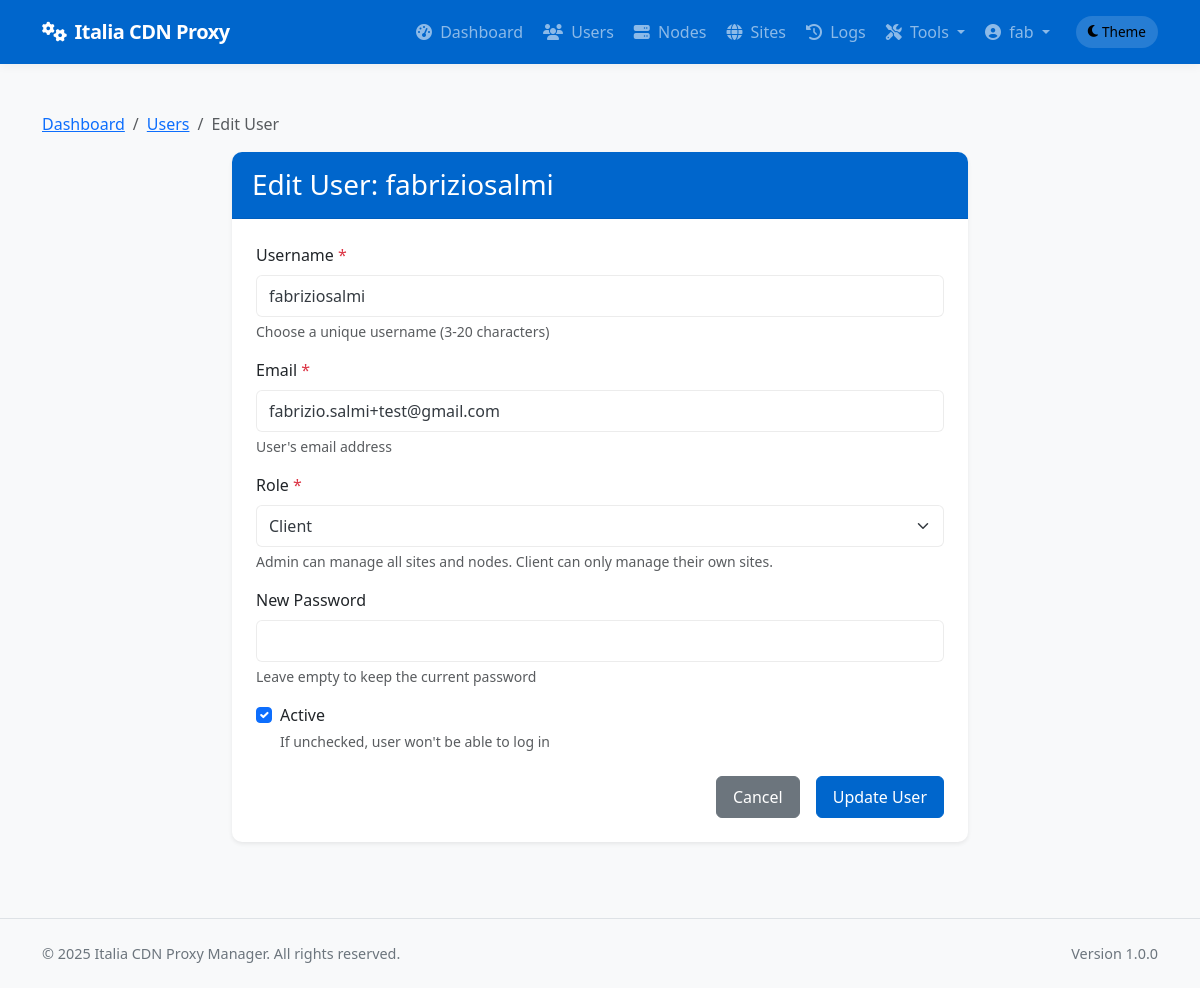
Page /admin/users/2/edit (signed in) on the committed database.
### app/models/models.py (models this page shows, shortened)
class User(db.Model):
    __tablename__ = 'users'
    id = db.Column(db.Integer, primary_key=True)
    username = db.Column(db.String(64), unique=True, index=True, nullable=False)
    email = db.Column(db.String(120), unique=True, index=True, nullable=False)
    password_hash = db.Column(db.String(128), nullable=False)
    role = db.Column(db.String(20), nullable=False, default='client')  # 'admin' or 'client'
    is_active = db.Column(db.Boolean, default=True)
    created_at = db.Column(db.DateTime, default=datetime.utcnow)
    last_login = db.Column(db.DateTime, nullable=True)
    sites = db.relationship('Site', backref='owner', lazy='dynamic')
    def is_admin(self):
        return self.role == 'admin'

### app/controllers/admin.py (the view, shortened to what this page needs)
@admin.route('/users/<int:user_id>/edit', methods=['GET', 'POST'])
@login_required
@admin_required
def edit_user(user_id):
    user = User.query.get_or_404(user_id)
    if request.method == 'GET':
        return render_template('admin/users/edit.html', user=user)

### app/models/__init__.py (called while the page is built)
@login_manager.user_loader
def load_user(user_id):
    return User.query.get(int(user_id))

### app/services/access_control.py (called while the page is built)
def admin_required(f):
    @wraps(f)
    def decorated_function(*args, **kwargs):
        if not current_user.is_admin():
            flash('You need admin privileges to access this page.', 'error')
            return abort(403)
        return f(*args, **kwargs)
    return decorated_function

### app/templates/admin/users/edit.html (shortened to what this page needs)
{% extends 'base.html' %}
{% block content %}
<div class="container py-4">
    <nav aria-label="breadcrumb">
        <ol class="breadcrumb">
            <li class="breadcrumb-item"><a href="{{ url_for('admin.dashboard') }}">Dashboard</a></li>
            <li class="breadcrumb-item"><a href="{{ url_for('admin.list_users') }}">Users</a></li>
            <li class="breadcrumb-item active" aria-current="page">Edit User</li>
        </ol>
    </nav>
    <div class="row justify-content-center">
        <div class="col-lg-8">
            <div class="card shadow-sm">
                <div class="card-header bg-primary text-white">
                    <h3 class="card-title mb-0">Edit User: {{ user.username }}</h3>
                </div>
                <div class="card-body">
                    <form method="POST" action="{{ url_for('admin.edit_user', user_id=user.id) }}">
                        <div class="mb-3">
                            <label for="username" class="form-label">Username <span class="text-danger">*</span></label>
                            <input type="text" class="form-control" id="username" name="username" value="{{ user.username }}" required>
                            <div class="form-text">Choose a unique username (3-20 characters)</div>
                        </div>
                        <div class="mb-3">
                            <label for="email" class="form-label">Email <span class="text-danger">*</span></label>
                            <input type="email" class="form-control" id="email" name="email" value="{{ user.email }}" required>
                            <div class="form-text">User's email address</div>
                        </div>
                        <div class="mb-3">
                            <label for="role" class="form-label">Role <span class="text-danger">*</span></label>
                            <select class="form-select" id="role" name="role" required>
                                <option value="client" {% if user.role == 'client' %}selected{% endif %}>Client</option>
                            </select>
                            <div class="form-text">Admin can manage all sites and nodes. Client can only manage their own sites.</div>
                        </div>
                        <div class="mb-3">
                            <label for="new_password" class="form-label">New Password</label>
                            <input type="password" class="form-control" id="new_password" name="new_password">
                            <div class="form-text">Leave empty to keep the current password</div>
                        </div>
                        <div class="form-check mb-4">
                            <input class="form-check-input" type="checkbox" value="1" id="is_active" name="is_active" {% if user.is_active %}checked{% endif %}>
                            <label class="form-check-label" for="is_active">
                                Active
                            </label>
                            <div class="form-text">If unchecked, user won't be able to log in</div>
                        </div>
                        <div class="d-grid gap-2 d-md-flex justify-content-md-end">
                            <a href="{{ url_for('admin.list_users') }}" class="btn btn-secondary me-md-2">Cancel</a>
                            <button type="submit" class="btn btn-primary">Update User</button>
                        </div>
                    </form>
                </div>
            </div>
        </div>
    </div>
</div>
{% endblock %}

### app/templates/base.html (shortened to what this page needs)
<!DOCTYPE html>
<html lang="en" data-bs-theme="light">
<head>
    <link href="https://cdn.jsdelivr.net/npm/bootstrap@5.3.2/dist/css/bootstrap.min.css" rel="stylesheet">
    <link rel="stylesheet" href="https://cdnjs.cloudflare.com/ajax/libs/font-awesome/6.4.2/css/all.min.css">
    <link rel="stylesheet" href="{{ url_for('static', filename='css/main.css') }}">
</head>
<body>
    <header>
        <nav class="navbar navbar-expand-lg navbar-dark bg-primary">
            <div class="container">
                <a class="navbar-brand" href="/">
                    <i class="fas fa-cogs me-2"></i>Italia CDN Proxy
                </a>
                <div class="collapse navbar-collapse" id="navbarNav">
                    <ul class="navbar-nav ms-auto">
                        {% if current_user.is_authenticated %}
                            {% if current_user.is_admin() %}
                                <li class="nav-item">
                                    <a class="nav-link {% if request.endpoint == 'admin.dashboard' %}active{% endif %}" href="{{ url_for('admin.dashboard') }}">
                                        <i class="fas fa-tachometer-alt me-1"></i> Dashboard
                                    </a>
                                </li>
                                <li class="nav-item">
                                    <a class="nav-link {% if 'admin.list_users' in request.endpoint %}active{% endif %}" href="{{ url_for('admin.list_users') }}">
                                        <i class="fas fa-users me-1"></i> Users
                                    </a>
                                </li>
                                <li class="nav-item">
                                    <a class="nav-link {% if 'admin.list_nodes' in request.endpoint %}active{% endif %}" href="{{ url_for('admin.list_nodes') }}">
                                        <i class="fas fa-server me-1"></i> Nodes
                                    </a>
                                </li>
                                <li class="nav-item">
                                    <a class="nav-link {% if 'admin.list_sites' in request.endpoint %}active{% endif %}" href="{{ url_for('admin.list_sites') }}">
                                        <i class="fas fa-globe me-1"></i> Sites
                                    </a>
                                </li>
                                <li class="nav-item">
                                    <a class="nav-link {% if request.endpoint == 'admin.deployment_logs' %}active{% endif %}" href="{{ url_for('admin.deployment_logs') }}">
                                        <i class="fas fa-history me-1"></i> Logs
                                    </a>
                                </li>
                                <li class="nav-item dropdown">
                                    <a class="nav-link dropdown-toggle" href="#" id="adminToolsDropdown" role="button" data-bs-toggle="dropdown" aria-expanded="false">
                                        <i class="fas fa-tools me-1"></i> Tools
                                    </a>
                                </li>
                            {% endif %}
                            <li class="nav-item dropdown">
                                <a class="nav-link dropdown-toggle" href="#" id="userDropdown" role="button" data-bs-toggle="dropdown" aria-expanded="false">
                                    <i class="fas fa-user-circle me-1"></i> {{ current_user.username }}
                                </a>
                            </li>
                        {% endif %}
                        <li class="nav-item d-flex align-items-center">
                            <button id="themeToggle" class="theme-toggle border-0" aria-label="Toggle theme">
                                <i class="fas fa-moon me-1"></i>
                                <span class="d-none d-md-inline">Theme</span>
                            </button>
                        </li>
                    </ul>
                </div>
            </div>
        </nav>
    </header>
    <main>
        {% block content %}{% endblock %}
    </main>
    <footer class="py-4 mt-auto border-top">
        <div class="container">
            <div class="row">
                <div class="col-md-6 text-center text-md-start">
                    <p class="mb-0">&copy; 2025 Italia CDN Proxy Manager. All rights reserved.</p>
                </div>
                <div class="col-md-6 text-center text-md-end">
                    <p class="mb-0">Version 1.0.0</p>
                </div>
            </div>
        </div>
    </footer>
</body>
</html>

### app/static/css/main.css (style rules this page uses)
:root { --primary-color: #0066CC; --primary-dark: #0052a3; --success-color: #198754; --info-color: #0dcaf0; --warning-color: #ffc107; --danger-color: #dc3545; --bg-color: #f8f9fa; --text-color: #343a40; --card-bg: #ffffff; --border-color: rgba(0, 0, 0, 0.075); --box-shadow-color: rgba(0, 0, 0, 0.05); --box-shadow-hover: rgba(0, 0, 0, 0.08); --table-stripe-bg: rgba(0, 0, 0, 0.02); --table-hover-bg: rgba(0, 102, 204, 0.03); --nav-hover-bg: rgba(255, 255, 255, 0.1); --input-focus-shadow: rgba(0, 102, 204, 0.25); --dropdown-hover-bg: rgba(0, 102, 204, 0.05); --footer-bg: #f8f9fa; --footer-text: #6c757d; --progress-bg: #e9ecef; }
body { min-height: 100vh; display: flex; flex-direction: column; background-color: var(--bg-color); color: var(--text-color); transition: background-color 0.3s ease, color 0.3s ease; }
main { flex: 1; padding: 1.5rem 0; }
.navbar-brand { font-weight: 700; letter-spacing: -0.5px; }
.navbar { box-shadow: 0 2px 10px var(--box-shadow-color); padding: 0.75rem 1rem; transition: box-shadow 0.3s ease; }
.nav-link { font-weight: 500; transition: all 0.2s ease; padding: 0.5rem 1rem; border-radius: 4px; margin: 0 0.125rem; }
.card { border-radius: 0.625rem; box-shadow: 0 4px 12px var(--box-shadow-color); border: none; margin-bottom: 1.75rem; overflow: hidden; transition: transform 0.2s, box-shadow 0.2s; background-color: var(--card-bg); }
.card-header { border-bottom: 1px solid var(--border-color); background-color: var(--card-bg); padding: 1rem 1.25rem; font-weight: 600; }
.card-body { padding: 1.5rem; }
.btn { border-radius: 0.375rem; padding: 0.5rem 1rem; font-weight: 500; transition: all 0.2s; }
.btn-primary { background-color: var(--primary-color); border-color: var(--primary-color); }
.bg-primary { background-color: var(--primary-color) !important; }
.form-control, .form-select { border-radius: 0.375rem; padding: 0.5rem 0.75rem; border-color: var(--border-color); background-color: var(--card-bg); color: var(--text-color); transition: border-color 0.3s ease, background-color 0.3s ease, color 0.3s ease; }
footer { font-size: 0.9rem; color: var(--footer-text); background-color: var(--footer-bg); transition: background-color 0.3s ease, color 0.3s ease; }
.theme-toggle { cursor: pointer; padding: 0.375rem 0.75rem; font-size: 0.85rem; display: flex; align-items: center; border-radius: 1.5rem; transition: all 0.3s ease; background-color: rgba(255, 255, 255, 0.15); margin-left: 1rem; }
[data-bs-theme="light"] .theme-toggle .fa-moon { display: inline-block; }

### rows in the picture
User: username "fab"
User: username "fabriziosalmi", email "fabrizio.salmi+test@gmail.com", role "Client", is_active "☑"
